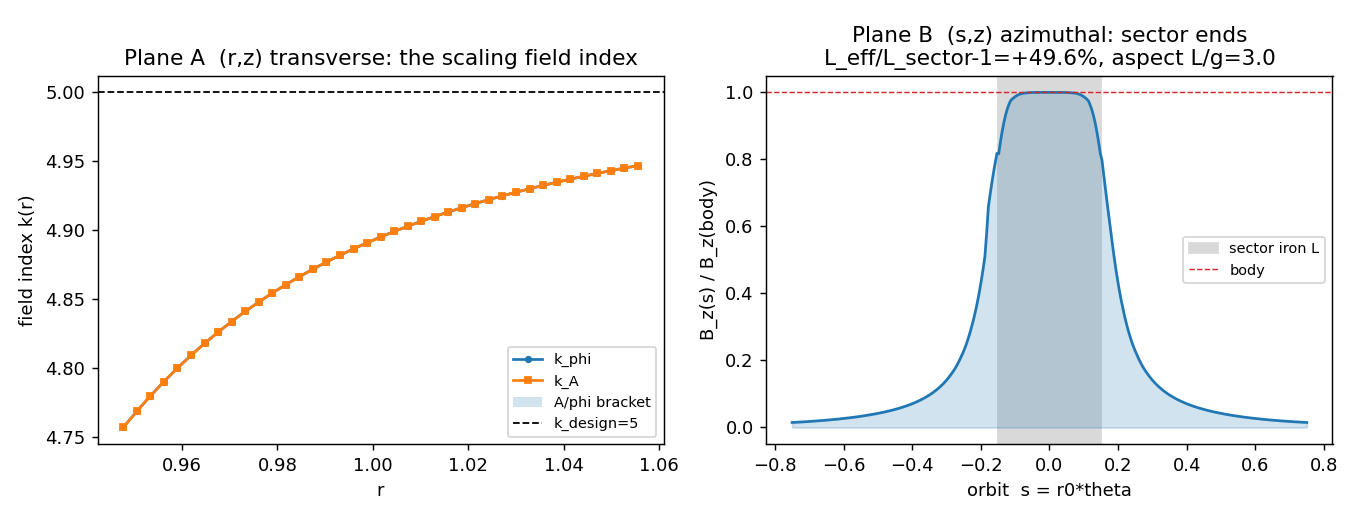

Python code for this plot:
r"""FFAG scaling SECTOR cell: the TWO-PLANE -> 3D design method (iron poles).

THE METHOD (what this file is the first rung of)
------------------------------------------------
An accelerator (bending / focusing) magnet is designed in TWO orthogonal 2-D
planes and the two designs are REFLECTED into one 3-D pole:

  * TRANSVERSE plane -- here the (r, z) radial-vertical cross-section: sets the
    field the beam SEES.  For a scaling FFAG the median-plane radial profile is
    B_z(r) ~ r^k (field index k = const => geometrically-similar orbits =>
    momentum-independent tune).  The pole gap g(r) = g0 (r/r0)^{-k} encodes it.
    Solved by scaling_ffag_pole_2d.py (reused here as Plane A).

  * AZIMUTHAL plane -- here the (s, z) plane along the orbit at a fixed radius:
    sets how the field TURNS ON / OFF along the path -- the sector ENDS, the
    fringe, and the effective magnetic length L_eff = INT B_z ds / B_z(body).
    A finite-length iron pole of gap g(r0) over the sector arc s in [-L/2, L/2].
    Solved here (Plane B, a new ngsolve scalar-potential solve).

The 3-D pole is the (r, z) gap profile SWEPT around the sector arc and
TRUNCATED at the azimuthal ends shaped by Plane B.  The two 2-D designs are
EXACT in the body and couple only at the ends; the prior leaf-coupling study
(leaf_coupling_perturbation_3d.py) measured that coupling ~ gap / L, so the
two-plane reflection is controlled by the aspect ratio L_sector / g(r).  This
file reports that aspect and the fringe excess -- the lever that says where the
2-plane stack is exact and where the genuine 3-D end is needed.

SCOPE (rung 1, this file -- ngsolve only, no radia)
---------------------------------------------------
  Plane A : reuse scaling_ffag_pole_2d -> k(r), g(r) over the momentum aperture.
  Plane B : NEW (s, z) finite-length pole -> B_z(s), L_eff, fringe at r0.
  Compose : tie Plane A's g(r0) to Plane B's sector ends; report the validity
            aspect L_sector / g and the fringe excess (the leaf-coupling lever).
  The 3-D curved-sector forward solve (CoilBuilder arc + reduced-Omega, radia)
  is rung 2 (needs the radia binaries; runs in the main tree).

run:  python ffag_sector_two_plane.py            # Plane A + Plane B + compose
      python ffag_sector_two_plane.py --fig       # + figure
      python ffag_sector_two_plane.py --dtheta 0.5  # wider sector (aspect sweep)
"""

from _validation_output import validation_output
import argparse
import json
import os
import sys

import numpy as np

sys.path.insert(0, os.path.dirname(os.path.abspath(__file__)))      # scaling_ffag

from scaling_ffag_pole_2d import (                                   # noqa: E402
    K_INDEX, G0, R0, MU0,
    aperture_radii, scaling_gap, field_index, solve_complementary,
)


# --------------------------------------------------------------------------- #
# Plane B: the AZIMUTHAL (s, z) plane -- a finite-length iron pole at radius r0.
# s = arc length along the orbit (s = r0 * theta); z = the gap height.  The pole
# spans the sector arc s in [-L/2, L/2]; past the ends the gap field fringes.
# This is the SAME end physics as accel_pole_ends_fem.py, in 2-D, ngsolve only
# (scalar magnetic potential, no coil -- the iron back is driven at Psi = mmf).
# --------------------------------------------------------------------------- #
def _azimuthal_geometry(s_half, z_top, sector_half, g_ref, pole_t):
    """Upper-half (s, z) air box [-s_half, s_half] x [0, z_top] with an iron pole
    block s in [-sector_half, sector_half], z in [g_ref/2, g_ref/2 + pole_t].
    Boundaries: 'median' (z=0), 'irontop' (the driven pole back), 's_wall'
    (|s| = s_half), 'top' (z = z_top); the gap/iron interface is interior."""
    from netgen.occ import WorkPlane, OCCGeometry, Glue
    air = WorkPlane().MoveTo(-s_half, 0.0).Rectangle(2.0 * s_half, z_top).Face()
    iron = (WorkPlane().MoveTo(-sector_half, g_ref / 2.0)
            .Rectangle(2.0 * sector_half, pole_t).Face())
    gap_air = air - iron
    gap_air.faces.name = "air"
    iron.faces.name = "iron"
    shape = Glue([gap_air, iron])
    z_back = g_ref / 2.0 + pole_t
    for e in shape.edges:
        c = e.center
        if abs(c.y) < 1e-9:
            e.name = "median"
        elif abs(c.y - z_top) < 1e-9:
            e.name = "top"
        elif abs(abs(c.x) - s_half) < 1e-9:
            e.name = "s_wall"
        elif abs(c.y - z_back) < 1e-9 and abs(c.x) < sector_half + 1e-9:
            e.name = "irontop"
        else:
            e.name = "poleface"                                # interior interface
    return OCCGeometry(shape, dim=2)


def solve_azimuthal_end(r_ref, sector_arclen, k=K_INDEX, g0=G0, r0=R0,
                        B_design=1.0, mu_r=2000.0, pole_t=0.03, order=3,
                        win_g=6.0, z_buffer=3.0):
    """Plane B: solve the (s, z) finite-length pole at radius r_ref with gap
    g_ref = g(r_ref) over the sector arc `sector_arclen` (= r0 * dtheta).
    Returns the on-axis B_z(s) profile, the effective magnetic length L_eff,
    and the fringe excess (L_eff - L_sector) / L_sector -- the azimuthal-end
    design quantities.  Linear iron (mu_r); the body field is set to ~ B_design
    by the mmf so the numbers read in Tesla.

    The magnetic-length integral uses a FIXED beyond-end window W = win_g * g_ref
    (independent of the sector length) so the fringe is captured WITHOUT the
    window growing with L -- otherwise a length-proportional window pollutes the
    fringe-vs-aspect scaling (the end effect is local, ~g, not ~L)."""
    from ngsolve import (H1, BilinearForm, GridFunction, grad, dx, TaskManager,
                         Mesh)
    g_ref = float(scaling_gap(r_ref, k, g0, r0))
    sector_half = 0.5 * sector_arclen
    win = win_g * g_ref                                        # fixed end window
    s_half = sector_half + win + z_buffer * g_ref              # domain past window
    z_top = 0.5 * g_ref + pole_t + z_buffer * g_ref
    maxh = g_ref / 3.0
    mmf = B_design * g_ref / (2.0 * MU0)                        # B_body ~ B_design
    n_eval = max(161, int(2.0 * (sector_half + win) / (g_ref / 20.0)))
    ss = np.linspace(-(sector_half + win), sector_half + win, n_eval)
    y_probe = 0.02 * g_ref
    geo = _azimuthal_geometry(s_half, z_top, sector_half, g_ref, pole_t)
    with TaskManager():
        mesh = Mesh(geo.GenerateMesh(maxh=maxh))
        fes = H1(mesh, order=order, dirichlet="median|irontop")
        u, v = fes.TnT()
        mu = mesh.MaterialCF({"iron": mu_r}, default=1.0)
        a = BilinearForm(fes)
        a += mu * grad(u) * grad(v) * dx
        a.Assemble()
        gfu = GridFunction(fes)
        gfu.Set(mesh.BoundaryCF({"irontop": mmf, "median": 0.0}, default=0.0),
                definedon=mesh.Boundaries("median|irontop"))
        rhs = gfu.vec.CreateVector()
        rhs.data = -a.mat * gfu.vec
        gfu.vec.data += a.mat.Inverse(fes.FreeDofs(),
                                      inverse="sparsecholesky") * rhs
        g = grad(gfu)
        # gap field on the median: air mu_r=1 => B_z = -mu0 dPsi/dz
        Bz = np.array([-MU0 * g(mesh(float(s), y_probe))[1] for s in ss])
        ndof = int(fes.ndof)
        ne = int(mesh.ne)
    body = np.abs(ss) < 0.3 * sector_half
    Bz_body = float(np.mean(Bz[body]))
    L_eff = (float(np.trapezoid(Bz, ss) / Bz_body)
             if abs(Bz_body) > 1e-30 else 0.0)
    fringe_excess = (L_eff - sector_arclen) / sector_arclen
    # pole-end enhancement: peak |B_z| near the sector end vs the body
    end = np.abs(np.abs(ss) - sector_half) < 0.12 * sector_arclen
    end_overshoot = (float(np.max(np.abs(Bz[end])) / abs(Bz_body)) - 1.0
                     if end.any() and abs(Bz_body) > 1e-30 else 0.0)
    return {
        "r_ref": float(r_ref), "g_ref": g_ref,
        "sector_arclen": float(sector_arclen),
        "aspect_L_over_g": float(sector_arclen / g_ref),
        "ss": ss, "Bz": Bz, "Bz_body": Bz_body,
        "L_eff": L_eff, "fringe_excess": float(fringe_excess),
        "end_overshoot": float(end_overshoot),
        "ne": ne, "ndof": ndof,
    }


# --------------------------------------------------------------------------- #
# Compose the two planes into the two-plane spec.
# --------------------------------------------------------------------------- #
def design_two_plane(k=K_INDEX, g0=G0, r0=R0, dtheta=0.30, B_design=1.0,
                     order_A=4, maxh_A=0.012, order_B=3):
    """Two-plane FFAG-sector design.

    Plane A : scaling_ffag k(r) over the momentum aperture (transverse, (r,z)).
    Plane B : azimuthal end at the reference radius r0, sector arc r0 * dtheta.
    Compose : the validity aspect L_sector / g(r0) and the fringe excess.
    """
    r_min, r_max = aperture_radii(k=k, r0=r0)
    # ---- Plane A (transverse): field index k(r) with the A/phi bracket ----
    A = solve_complementary(r_min, r_max, k=k, g0=g0, r0=r0,
                            order=order_A, maxh=maxh_A)
    m = slice(2, -2)                                            # interior window
    k_mid = 0.5 * (A["k_phi"] + A["k_A"])
    k_dev = float(np.max(np.abs(k_mid[m] - k)))                 # flatness vs design
    bracket = float(np.max(np.abs(A["k_phi"] - A["k_A"])))
    # ---- Plane B (azimuthal): sector ends at r0 ----
    sector_arclen = r0 * dtheta
    B = solve_azimuthal_end(r0, sector_arclen, k=k, g0=g0, r0=r0,
                            B_design=B_design, order=order_B)
    return {
        "k_design": float(k), "aperture": (float(r_min), float(r_max)),
        "dtheta_rad": float(dtheta), "r0": float(r0),
        "plane_A": {
            "k_interior_mean": float(np.mean(k_mid[m])),
            "k_interior_dev_from_design": k_dev,
            "bracket_gap_max": bracket,
            "ndof": A["ndof"],
            "_sol": A,
        },
        "plane_B": B,
        "compose": {
            "g_r0": B["g_ref"],
            "L_sector": B["sector_arclen"],
            "aspect_L_over_g": B["aspect_L_over_g"],
            "L_eff": B["L_eff"],
            "fringe_excess": B["fringe_excess"],
            "end_overshoot": B["end_overshoot"],
        },
    }


def aspect_sweep(dthetas=(0.20, 0.35, 0.60, 1.00), k=K_INDEX, g0=G0, r0=R0,
                 B_design=1.0, order_B=3):
    """Plane B across sector angles: confirm the fringe excess falls as the
    aspect L_sector / g grows -- the same leaf-coupling ~ gap/L law, now on the
    azimuthal (sector) plane.  Reports the log-log slope of fringe vs aspect."""
    rows = []
    for dt in dthetas:
        B = solve_azimuthal_end(r0, r0 * dt, k=k, g0=g0, r0=r0,
                                B_design=B_design, order=order_B)
        rows.append({"dtheta": float(dt),
                     "aspect_L_over_g": B["aspect_L_over_g"],
                     "fringe_excess": B["fringe_excess"],
                     "end_overshoot": B["end_overshoot"],
                     "L_eff": B["L_eff"]})
    asp = np.array([r["aspect_L_over_g"] for r in rows])
    fr = np.array([abs(r["fringe_excess"]) for r in rows])
    ok = (asp > 0) & (fr > 0)
    slope = (float(np.polyfit(np.log(asp[ok]), np.log(fr[ok]), 1)[0])
             if ok.sum() >= 2 else float("nan"))
    return {"rows": rows, "fringe_vs_aspect_slope": slope,
            "monotone_decay": bool(np.all(np.diff(fr) < 0))}


# --------------------------------------------------------------------------- #
# Rung 2: the 3-D REFLECTION.  Sweep the (r,z) scaling gap profile around the
# sector arc into a 3-D iron pole and forward-solve, verifying the orbit sees
# B_z(r) ~ r^k.  Iron-pole (equipotential) drive: an upper-half model (median
# z=0 = the up-down antisymmetry plane, Psi=0) with the high-mu pole back driven
# at Psi=mmf -- the 3-D form of Plane A/B's scalar-potential pole.  The field
# index is set by the pole GEOMETRY (B ~ 1/g(r) under a high-mu equipotential),
# so it is drive-independent; the CoilBuilder + reduced-Omega coil drive sets
# the AMPLITUDE (a further step), not the index.  ngsolve only.
# --------------------------------------------------------------------------- #
def build_sector_pole_3d(dtheta, k=K_INDEX, g0=G0, r0=R0, r_lo=None, r_hi=None,
                         z_pole=0.0, n_face=33, maxh_iron=None, maxh_air=None):
    """Revolve the (r,z) scaling gap cross-section (gap face z=g(r)/2, top flat
    at z_pole) around the Z axis by `dtheta` (rad) -> the 3-D TOP sector pole
    (upper half-model).  Returns (mesh, sector_center_azimuth, (r_lo, r_hi))."""
    import ngsolve as ng
    from netgen.occ import (WorkPlane, Axes, Pnt, X, Y, Z, Axis, Box, Glue,
                            OCCGeometry)
    # the pole spans a radial buffer BEYOND the measured momentum aperture so the
    # radial-wall fringing stays out of the field-index window (cf. Plane A).
    if r_lo is None:
        r_lo = aperture_radii(k=k, r0=r0)[0] * 0.86
    if r_hi is None:
        r_hi = aperture_radii(k=k, r0=r0)[1] * 1.14
    g_lo = float(scaling_gap(r_lo, k, g0, r0))                # widest gap (inner r)
    g_hi = float(scaling_gap(r_hi, k, g0, r0))                # narrowest gap (outer r, highest B)
    if maxh_iron is None:
        maxh_iron = g_hi / 1.3                                # resolve the smallest gap
    if maxh_air is None:
        maxh_air = g_hi * 2.2
    if z_pole <= 0.0:
        z_pole = g_lo / 2.0 + 0.05                            # inner gap face + iron
    rs = np.linspace(r_lo, r_hi, n_face)
    zf = scaling_gap(rs, k, g0, r0) / 2.0
    wp = WorkPlane(Axes(Pnt(0, 0, 0), n=-Y, h=X))             # MoveTo(r,z)->(r,0,z)
    wp.MoveTo(float(rs[0]), float(zf[0]))
    for r, z in zip(rs[1:], zf[1:]):
        wp.LineTo(float(r), float(z))                          # gap face z=g(r)/2
    wp.LineTo(float(r_hi), z_pole)
    wp.LineTo(float(r_lo), z_pole)
    wp.Close()
    pole = wp.Face().Revolve(Axis(Pnt(0, 0, 0), Z), float(np.degrees(dtheta)))
    pole.faces.Max(Z).name = "irontop"                         # the driven pole back
    pole.mat("iron")
    pole.maxh = maxh_iron
    mx = 0.5 * g_lo + 0.06
    az_pad = 0.20                                              # azimuthal fringe room
    x_lo, x_hi = r_lo * np.cos(dtheta) - mx, r_hi + mx
    y_lo, y_hi = -az_pad, r_hi * np.sin(dtheta) + az_pad
    box = Box(Pnt(x_lo, y_lo, 0.0), Pnt(x_hi, y_hi, z_pole))
    air = box - pole
    air.mat("air")
    air.maxh = maxh_air
    air.faces.Min(Z).name = "median"                           # z=0 antisymmetry plane
    shape = Glue([air, pole])
    with ng.TaskManager():
        mesh = ng.Mesh(OCCGeometry(shape).GenerateMesh(maxh=maxh_air))
    return mesh, 0.5 * dtheta, (float(r_lo), float(r_hi))


def solve_sector_field_index(dtheta=0.30, k=K_INDEX, g0=G0, r0=R0, B_design=1.0,
                             mu_r=2000.0, order=2, n_r=31, n_az=41, **geo):
    """3-D reflection forward-solve: B_z(r) along the median orbit at the sector
    center azimuth recovers the field index k(r); B_z(theta) along the arc at r0
    cross-checks Plane B's azimuthal end (effective magnetic length)."""
    import ngsolve as ng
    from ngsolve import (H1, BilinearForm, GridFunction, grad, dx, TaskManager)
    mesh, theta_c, (r_lo, r_hi) = build_sector_pole_3d(dtheta, k, g0, r0, **geo)
    mmf = B_design * float(scaling_gap(r0, k, g0, r0)) / (2.0 * MU0)
    zc = 0.02 * float(scaling_gap(r0, k, g0, r0))
    with TaskManager():
        fes = H1(mesh, order=order, dirichlet="median|irontop")
        u, v = fes.TnT()
        mu = mesh.MaterialCF({"iron": mu_r}, default=1.0)
        a = BilinearForm(fes)
        a += mu * grad(u) * grad(v) * dx
        a.Assemble()
        gfu = GridFunction(fes)
        gfu.Set(mesh.BoundaryCF({"irontop": mmf, "median": 0.0}, default=0.0),
                definedon=mesh.Boundaries("median|irontop"))
        rhs = gfu.vec.CreateVector()
        rhs.data = -a.mat * gfu.vec
        gfu.vec.data += a.mat.Inverse(fes.FreeDofs(),
                                      inverse="sparsecholesky") * rhs
        g = grad(gfu)
        # (i) field index: B_z(r) on the median at the sector center azimuth,
        # measured over the momentum APERTURE (inside the wider pole, so the
        # radial-wall fringing is out of the window).
        r_meas_lo, r_meas_hi = aperture_radii(k=k, r0=r0)
        rr = np.linspace(r_meas_lo, r_meas_hi, n_r)
        Bz_r = np.array([-MU0 * g(mesh(float(rv * np.cos(theta_c)),
                                       float(rv * np.sin(theta_c)), zc))[2]
                         for rv in rr])
        # (ii) azimuthal end: B_z(theta) along the arc at r0, sampled PAST the
        # sector ends (fixed angular window ~1.6 g/r0 each side) so the fringe is
        # captured for the effective magnetic length.
        half = 0.5 * dtheta
        w_ang = 1.6 * float(scaling_gap(r0, k, g0, r0)) / r0
        ths = np.linspace(theta_c - half - w_ang, theta_c + half + w_ang, n_az)
        Bz_az = np.array([-MU0 * g(mesh(float(r0 * np.cos(t)),
                                        float(r0 * np.sin(t)), zc))[2]
                          for t in ths])
        ne, ndof = int(mesh.ne), int(fes.ndof)
    rmid, k_r = field_index(rr, Bz_r)
    m = slice(1, -1) if len(k_r) > 2 else slice(None)
    # azimuthal effective length along the arc (s = r0*theta), body-normalised
    s = r0 * ths
    body = np.abs(ths - theta_c) < 0.25 * dtheta
    Bz_body = float(np.mean(Bz_az[body]))
    L_eff_arc = (float(np.trapezoid(Bz_az, s) / Bz_body)
                 if abs(Bz_body) > 1e-30 else 0.0)
    return {
        "k_design": float(k), "dtheta": float(dtheta), "theta_c": float(theta_c),
        "k_mean": float(np.mean(k_r[m])), "k_min": float(np.min(k_r)),
        "k_max": float(np.max(k_r)), "k_dev_from_design": float(np.max(np.abs(k_r[m] - k))),
        "rr": rr, "Bz_r": Bz_r, "rmid": rmid, "k_r": k_r,
        "ths": ths, "Bz_az": Bz_az, "Bz_body_T": Bz_body,
        "L_eff_arc": L_eff_arc, "L_sector": float(r0 * dtheta),
        "ne": ne, "ndof": ndof,
    }


# --------------------------------------------------------------------------- #
# driver
# --------------------------------------------------------------------------- #
def main():
    ap = argparse.ArgumentParser()
    ap.add_argument("--dtheta", type=float, default=0.30,
                    help="sector half-cell angle (rad); L_sector = r0 * dtheta")
    ap.add_argument("--B-design", type=float, default=1.0, dest="B_design")
    ap.add_argument("--sweep", action="store_true",
                    help="sweep sector angle -> fringe vs aspect (leaf-coupling)")
    ap.add_argument("--rung2", action="store_true",
                    help="rung 2: the 3-D sector reflection (revolve g(r), recover "
                         "B(r) ~ r^k along the orbit); ~1-2 min")
    ap.add_argument("--fig", action="store_true")
    args = ap.parse_args()

    print("=" * 76)
    print("FFAG scaling SECTOR cell -- the TWO-PLANE -> 3D design method (rung 1)")
    print("=" * 76)
    d = design_two_plane(dtheta=args.dtheta, B_design=args.B_design)
    A, B, C = d["plane_A"], d["plane_B"], d["compose"]
    rmin, rmax = d["aperture"]
    print("Plane A  (r,z) transverse -- the scaling field index:")
    print(f"  field index k_design        : {d['k_design']:.3f}")
    print(f"  radial aperture [r_min,r_max]: [{rmin:.4f}, {rmax:.4f}]")
    print(f"  k interior mean             : {A['k_interior_mean']:.3f}")
    print(f"  k interior dev from design  : {A['k_interior_dev_from_design']:.2e}")
    print(f"  A/phi bracket gap (max)     : {A['bracket_gap_max']:.2e}")
    print("Plane B  (s,z) azimuthal -- the sector ends at r0:")
    print(f"  gap at r0  g(r0)            : {C['g_r0']:.4f}")
    print(f"  sector arc L_sector=r0*dth  : {C['L_sector']:.4f}  (dtheta={d['dtheta_rad']:.3f})")
    print(f"  B_z(body)                   : {B['Bz_body']:.4f} T")
    print(f"  effective magnetic length   : {C['L_eff']:.4f}  (excess vs L_sector)")
    print(f"  pole-end enhancement        : {C['end_overshoot']*100:+.1f} %")
    print("Compose -- the two-plane validity lever (leaf-coupling ~ gap/L):")
    print(f"  aspect  L_sector / g(r0)    : {C['aspect_L_over_g']:.2f}")
    print(f"  fringe excess (L_eff/L - 1) : {C['fringe_excess']*100:+.1f} %"
          f"  ({'PERTURBATIVE' if abs(C['fringe_excess']) < 0.10 else 'NON-perturbative (3D end needed)'})")
    print("  => the (r,z) and (s,z) 2-D designs are EXACT in the body; the")
    print("     sector ENDS need the genuine 3-D end (rung 2: --rung2).")

    out = {
        "k_design": d["k_design"], "aperture": d["aperture"],
        "dtheta_rad": d["dtheta_rad"], "r0": d["r0"],
        "plane_A": {kk: A[kk] for kk in A if kk != "_sol"},
        "plane_B": {kk: (B[kk] if kk not in ("ss", "Bz") else None) for kk in B},
        "compose": C,
    }

    rung2 = None
    if args.rung2:
        print("\n" + "-" * 76)
        print("Rung 2 -- the 3-D REFLECTION: revolve g(r) around the arc, recover B(r)~r^k")
        print("-" * 76)
        rung2 = solve_sector_field_index(dtheta=args.dtheta, B_design=args.B_design)
        ex = 100.0 * (rung2["L_eff_arc"] - rung2["L_sector"]) / rung2["L_sector"]
        print(f"  3-D mesh ne / ndof          : {rung2['ne']} / {rung2['ndof']}")
        print(f"  field index k(r) recovered  : mean {rung2['k_mean']:.3f}  "
              f"[{rung2['k_min']:.2f}, {rung2['k_max']:.2f}]  (design {rung2['k_design']:.1f})")
        print(f"  => the swept g(r)~r^(-k) pole gives B_z(r)~r^k along the 3-D orbit")
        print(f"  body field B_z(body)        : {rung2['Bz_body_T']:.4f} T")
        print(f"  azimuthal L_eff (arc)       : {rung2['L_eff_arc']:.4f} "
              f"(excess {ex:+.1f}% vs L_sector; cross-checks Plane B)")
        out["rung2"] = {kk: rung2[kk] for kk in rung2
                        if kk not in ("rr", "Bz_r", "rmid", "k_r", "ths", "Bz_az")}

    if args.sweep:
        print("\n" + "-" * 76)
        print("Aspect sweep -- fringe excess vs L_sector/g (the azimuthal leaf-coupling)")
        print("-" * 76)
        sw = aspect_sweep(B_design=args.B_design)
        print(f"{'dtheta':<9}{'aspect L/g':<12}{'fringe %':<11}{'end %':<9}{'L_eff':<8}")
        for r in sw["rows"]:
            print(f"{r['dtheta']:<9.2f}{r['aspect_L_over_g']:<12.2f}"
                  f"{r['fringe_excess']*100:<+11.1f}{r['end_overshoot']*100:<+9.1f}"
                  f"{r['L_eff']:<8.4f}")
        print(f"  fringe ~ aspect^{sw['fringe_vs_aspect_slope']:.2f}"
              f"  (monotone decay: {sw['monotone_decay']})")
        out["aspect_sweep"] = sw

    jpath = validation_output("ffag_sector_two_plane.json")
    with open(jpath, "w") as f:
        json.dump(out, f, indent=2)
    print(f"\nsaved {jpath}")

    if args.fig:
        _figure(d, args)
        if rung2 is not None:
            _figure_rung2(rung2)


def _figure(d, args):
    import matplotlib
    matplotlib.use("Agg")
    import matplotlib.pyplot as plt
    A, B, C = d["plane_A"]["_sol"], d["plane_B"], d["compose"]
    fig, ax = plt.subplots(1, 2, figsize=(10.4, 4.0))
    # LEFT: Plane A -- field index k(r) with the A/phi bracket
    ri = A["r_index"]
    ax[0].plot(ri, A["k_phi"], "o-", ms=3, label="k_phi")
    ax[0].plot(ri, A["k_A"], "s-", ms=3, label="k_A")
    ax[0].fill_between(ri, np.minimum(A["k_phi"], A["k_A"]),
                       np.maximum(A["k_phi"], A["k_A"]), alpha=0.2,
                       label="A/phi bracket")
    ax[0].axhline(d["k_design"], color="k", ls="--", lw=1,
                  label=f"k_design={d['k_design']:.0f}")
    ax[0].set_xlabel("r"); ax[0].set_ylabel("field index k(r)")
    ax[0].set_title("Plane A  (r,z) transverse: the scaling field index")
    ax[0].legend(fontsize=8)
    # RIGHT: Plane B -- B_z(s)/B_body along the orbit (body flat + sector fringe)
    ss, Bz = B["ss"], B["Bz"] / B["Bz_body"]
    sh = 0.5 * C["L_sector"]
    ax[1].plot(ss, Bz, "C0")
    ax[1].fill_between(ss, Bz, 0, alpha=0.2, color="C0")
    ax[1].axvspan(-sh, sh, color="0.85", zorder=0, label="sector iron L")
    ax[1].axhline(1.0, color="C3", lw=0.8, ls="--", label="body")
    ax[1].set_xlabel("orbit  s = r0*theta")
    ax[1].set_ylabel("B_z(s) / B_z(body)")
    ax[1].set_title(f"Plane B  (s,z) azimuthal: sector ends\n"
                    f"L_eff/L_sector-1={C['fringe_excess']*100:+.1f}%, "
                    f"aspect L/g={C['aspect_L_over_g']:.1f}")
    ax[1].legend(fontsize=8)
    fig.tight_layout()
    png = os.path.splitext(os.path.abspath(__file__))[0] + ".png"
    fig.savefig(png, dpi=130)
    print(f"saved {png}")


def _figure_rung2(r2):
    """Rung 2 (3-D reflection): the recovered field index along the orbit + the
    azimuthal end profile from the full 3-D sector solve."""
    import matplotlib
    matplotlib.use("Agg")
    import matplotlib.pyplot as plt
    fig, ax = plt.subplots(1, 2, figsize=(10.4, 4.0))
    # LEFT: the field index k(r) recovered from the 3-D solve vs design
    ax[0].plot(r2["rmid"], r2["k_r"], "o-", ms=3, color="C2",
               label=f"3-D solve  (mean {r2['k_mean']:.2f})")
    ax[0].axhline(r2["k_design"], color="k", ls="--", lw=1,
                  label=f"k_design={r2['k_design']:.0f}")
    ax[0].set_xlabel("r (orbit, sector center)")
    ax[0].set_ylabel("field index k(r)")
    ax[0].set_title("Rung 2: B_z(r)~r^k recovered from the 3-D swept-gap pole")
    ax[0].legend(fontsize=8)
    # RIGHT: the azimuthal end profile B_z(theta)/body along the arc
    th, bz = r2["ths"], r2["Bz_az"] / r2["Bz_body_T"]
    th_c, half = r2["theta_c"], 0.5 * r2["dtheta"]
    ax[1].plot(th, bz, "C2")
    ax[1].fill_between(th, bz, 0, alpha=0.2, color="C2")
    ax[1].axvspan(th_c - half, th_c + half, color="0.85", zorder=0,
                  label="sector iron")
    ax[1].axhline(1.0, color="C3", lw=0.8, ls="--", label="body")
    ax[1].set_xlabel("azimuth  theta (orbit arc)")
    ax[1].set_ylabel("B_z(theta) / B_z(body)")
    ax[1].set_title("Rung 2: azimuthal sector ends (3-D)\n"
                    f"L_eff/L_sector-1 = "
                    f"{100*(r2['L_eff_arc']-r2['L_sector'])/r2['L_sector']:+.1f}%")
    ax[1].legend(fontsize=8)
    fig.tight_layout()
    png = os.path.splitext(os.path.abspath(__file__))[0] + "_rung2.png"
    fig.savefig(png, dpi=130)
    print(f"saved {png}")


if __name__ == "__main__":
    main()
